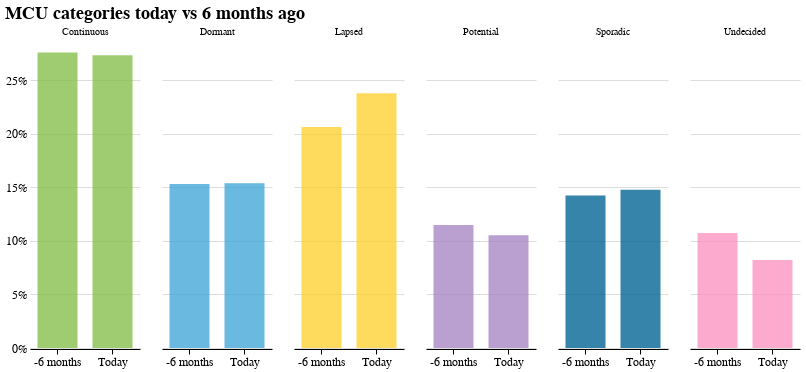

Notebook code cell kept with this figure:
### Markdown cell above
# Change in MCU categories over 6 months
Vladas Jankus<br/>
2022-04-04

In short research we will look at how MCU categories change over a period of 6 months. In an earlier article we have identified several [MCU categores](https://research.tech26.de/reports/20220220_mcu_categories.html#section6), and now we can take a look at how customers change their MCU category over a period of half a year.

### Contents:
* [1. MCU categories absolute change](#section1)
* [2. MCU category change after 6 months](#section2)
* [3. Main insights](#section3)

## TL;DR
Despite smaller findings, there are 4 main things to distinguish:
1. We can notice that continuous MCUs are stable and mostly remain continuously using their card after 6 months. 
2. Sporadic customers really migrate between using their card and being dormant.
3. Distinction between Dormant and Lapsed holds true, as most customers who were lapsed do not return using their card in 6 months. We can confirm that >6months without activity is a good indicator for long term lapse.
4. Undecided customers prove to really be in a transition phase, as nearly all of them end up in a different category after 6 months.

# 1. MCU categories absolute change <a name="section1"></a>

In an [earlier study](https://research.tech26.de/reports/20220220_mcu_categories.html#section6) we have identified 5 different MCU categories. In the first place we want to see how these categories change over time, to understand how customers lapse. Here is a reminder on the categories:

Active MCUs:
1. Continuous MCU - a customer who is using their card continuously over 90% of their time with N26.
2. Sporadic MCU - a customer who keeps lapsing and has over 3 distinct MCU periods
3. Undecided MCU - a customer who has less than 3 distinct MCU periods, but also has not reached 90% of MCU rate.

Lapsed MCUs:
1. Dormant MCU - a customer who is currently inactive, but was active in the past 5 months
2. Lapsed MCU - a customer who is inactive and has been so over 5 months

In the first place we want to look at dynamics of the absolute numbers. In the chart below, we take all our customers that were active 6 months ago and see how their composition changed in terms of MCU categories.

### Code cell
data = mcu_groups_august
# xaxis = 'mcu_category'
xaxis = "on_date"
yaxis = "percentage"

x_axis_title = ""
y_axis_title = ""
chart_title = "MCU categories"

test_header = alt.Header("test")

column_order = ["Continuous", "Sporadic", "Undecided", "Dormant", "Lapsed", "Potential"]

base = alt.Chart(data).encode(
    x=alt.X(xaxis + ":O", axis=alt.Axis(title=x_axis_title), sort=column_order)
)

bar = base.mark_bar().encode(
    y=alt.Y(
        yaxis + ":Q",
        axis=alt.Axis(title=y_axis_title, format=".0%", grid=True),
        scale=alt.Scale(),
    ),
    color=alt.Color("mcu_category", legend=None),
    column=alt.Column("mcu_category:N", title=""),
)
bar_labels = bar.mark_text(dx=40, dy=25, size=40).encode(
    y=alt.Y(yaxis + ":Q", axis=None), text=alt.Text(yaxis + ":N", format=".0%")
)

nearest = alt.selection(
    type="single", nearest=True, on="mouseover", fields=[xaxis], empty="none"
)
selectors = (
    base.mark_point()
    .encode(
        alt.X(xaxis + ":O", sort=column_order),
        opacity=alt.value(0),
    )
    .add_selection(nearest)
)
text_bar = base.mark_text(align="left", dx=-33, dy=25, size=40, color="#fff").encode(
    y=alt.Y(yaxis + ":Q", axis=None),
    text=alt.condition(nearest, yaxis + ":Q", alt.value(" "), format=".0%"),
)
bar_select = bar.mark_bar(size=100).encode(
    y=alt.Y(yaxis + ":Q", axis=None),
    opacity=alt.condition(nearest, alt.value(1), alt.value(0)),
)

bar.properties(
    width=110, height=300, title="MCU categories today vs 6 months ago"
).configure(background="#fff")

### Figure 1 — Vega-Lite specification as saved in the notebook (floating-point values rounded to 4 significant figures)
{"width": 110, "height": 300, "config": {"title": {"fontSize": 18, "font": "Karla", "anchor": "start", "fontColor": "#000000"}, "axisX": {"domain": true, "domainColor": "#000000", "domainWidth": 1, "grid": false, "labelFont": "Montserrat", "labelFontSize": 12, "labelAngle": 0, "tickColor": "#000000", "tickSize": 5, "titleFont": "Karla", "titleFontSize": 12, "titlePadding": 10, "title": "X Axis Title (units)"}, "axisY": {"domain": false, "grid": true, "gridColor": "#DEDDDD", "gridWidth": 1, "labelFont": "Montserrat", "labelFontSize": 12, "labelAngle": 0, "ticks": false, "titleFont": "Karla", "titleFontSize": 12, "titlePadding": 10, "title": "Y Axis Title (units)", "titleAngle": 0, "titleY": -15, "titleX": 18}, "range": {"category": ["#88C04D", "#44A8DA", "#FED234", "#A989C5", "#066696", "#FC97C2", "#FF8360", "#B7ABC2"], "diverging": ["#cfe8f3", "#a2d4ec", "#73bfe2", "#46abdb", "#1696d2", "#12719e"]}, "legend": {"labelFont": "Montserrat", "labelFontSize": 12, "symbolType": "square", "symbolSize": 100, "titleFont": "Karla", "titleFontSize": 12, "title": "", "orient": "none", "direction": "horizontal", "titleAnchor": "middle"}, "view": {"stroke": "transparent"}, "background": "#fff", "area": {"fill": "#88C04D"}, "line": {"color": "#88C04D", "stroke": "#88C04D", "strokeWidth": 2}, "trail": {"color": "#88C04D", "stroke": "#88C04D", "strokeWidth": 0, "size": 1}, "path": {"stroke": "#88C04D", "strokeWidth": 0.5}, "point": {"filled": true}, "text": {"font": "Montserrat", "color": "#88C04D", "fontSize": 11, "align": "right", "fontWeight": 400, "size": 11}, "bar": {"size": 40, "binSpacing": 1, "opacity": 0.8, "continuousBandSize": 30, "discreteBandSize": 30, "fill": "#88C04D", "stroke": false}, "column": {"fontSize": 18, "font": "Karla", "anchor": "start", "fontColor": "#000000"}}, "data": {"name": "data-a13ccc5cb81eb143a46778c9c3de5472"}, "mark": "bar", "encoding": {"color": {"field": "mcu_category", "legend": null, "type": "nominal"}, "column": {"field": "mcu_category", "title": "", "type": "nominal"}, "x": {"axis": {"title": ""}, "field": "on_date", "sort": ["Continuous", "Sporadic", "Undecided", "Dormant", "Lapsed", "Potential"], "type": "ordinal"}, "y": {"axis": {"format": ".0%", "grid": true, "title": ""}, "field": "percentage", "scale": {}, "type": "quantitative"}}, "title": "MCU categories today vs 6 months ago", "$schema": "https://vega.github.io/schema/vega-lite/v4.17.0.json", "datasets": {"data-a13ccc5cb81eb143a46778c9c3de5472": [{"mcu_category": "Dormant", "cst": 470919, "percentage": 0.1532, "on_date": "-6 months"}, {"mcu_category": "Lapsed", "cst": 634274, "percentage": 0.2063, "on_date": "-6 months"}, {"mcu_category": "Continuous", "cst": 848188, "percentage": 0.2759, "on_date": "-6 months"}, {"mcu_category": "Sporadic", "cst": 437929, "percentage": 0.1424, "on_date": "-6 months"}, {"mcu_category": "Undecided", "cst": 329860, "percentage": 0.1073, "on_date": "-6 months"}, {"mcu_category": "Potential", "cst": 353266, "percentage": 0.1149, "on_date": "-6 months"}, {"mcu_category": "Dormant", "cst": 499232, "percentage": 0.1538, "on_date": "Today"}, {"mcu_category": "Lapsed", "cst": 772072, "percentage": 0.2379, "on_date": "Today"}, {"mcu_category": "Potential", "cst": 341323, "percentage": 0.1052, "on_date": "Today"}, {"mcu_category": "Continuous", "cst": 886974, "percentage": 0.2733, "on_date": "Today"}, {"mcu_category": "Undecided", "cst": 266739, "percentage": 0.08218, "on_date": "Today"}, {"mcu_category": "Sporadic", "cst": 479425, "percentage": 0.1477, "on_date": "Today"}]}}
